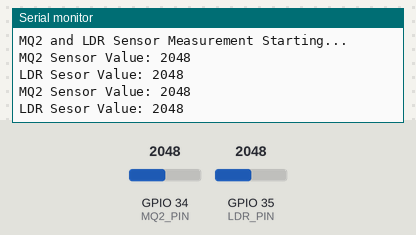
This sketch was run on a simulated ESP32. Parts: the last lines printed to the serial monitor. Inputs (shaded band) come from the test bench; at power-on: GPIO 34 (MQ2_PIN) = 2048, GPIO 35 (LDR_PIN) = 2048.

Above: at 1.8 s.
1.9 s: GPIO 34 (MQ2_PIN) set to 2866
At 2.8 s:
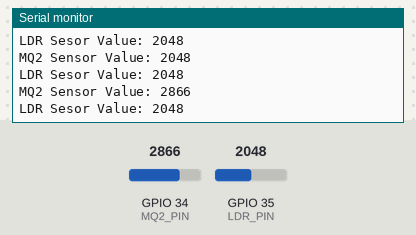
3.4 s: GPIO 35 (LDR_PIN) set to 2866
At 4.7 s:
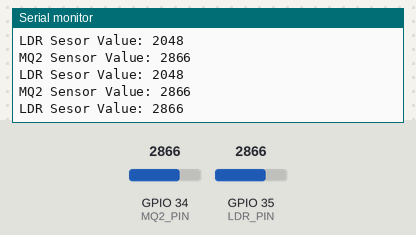
4.9 s: GPIO 34 (MQ2_PIN) set to 3603
At 5.7 s:
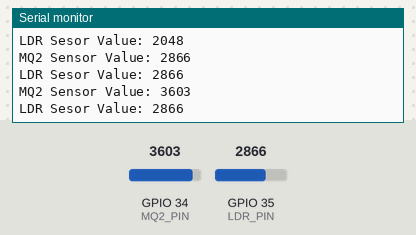
6.4 s: GPIO 35 (LDR_PIN) set to 3603
At 7.8 s:
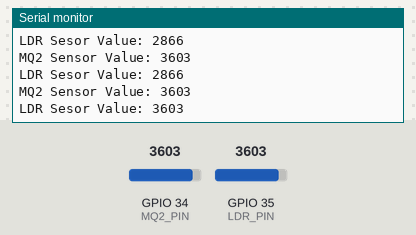
Timing chart, 0 to 8.9 s (numbered marks = the images above; inputs shaded):
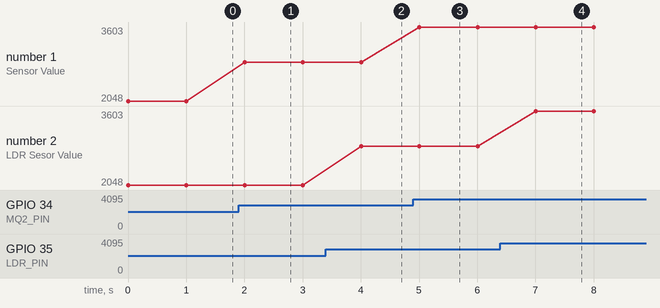

The sketch:

main.ino
```cpp
const int MQ2_PIN = 34;
const int LDR_PIN = 35;
const int BAUD = 115200;
const int DELAY_ONE_SEC = 1000;

void setup() {
  Serial.begin(BAUD);
  Serial.println("MQ2 and LDR Sensor Measurement Starting...");
}

void loop() {
  int gasSensorValue = analogRead(MQ2_PIN);
  int lightSensorValue = analogRead(LDR_PIN);

  Serial.print("MQ2 Sensor Value: ");
  Serial.println(gasSensorValue);

  Serial.print("LDR Sesor Value: ");
  Serial.println(lightSensorValue);

  // Wait for 1 second
  delay(DELAY_ONE_SEC);
}
```

Measured:
- after the input at 1.9 s, the serial monitor: prints a new line after 0.10 s (image 1)
- after the input at 3.4 s, the serial monitor: prints a new line after 0.60 s (image 2)
- after the input at 4.9 s, the serial monitor: prints a new line after 0.10 s (image 3)
- after the input at 6.4 s, the serial monitor: prints a new line after 0.61 s (image 4)
- plotted number 1: 2048 → 2866 after the input at 1.9 s, 2866 → 3603 after the input at 4.9 s
